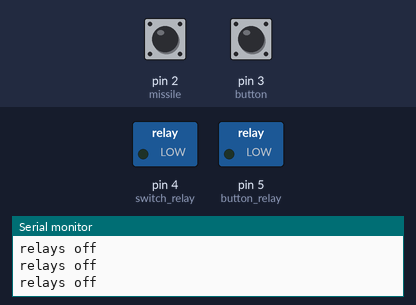
A sketch run on a simulated Arduino Uno, built with avr-gcc and run on an emulated ATmega328P. On the bench: switched loads named in the sketch (green lamp = pin HIGH), the last lines printed to the serial monitor. Inputs (shaded band) come from the test bench; at power-on: pin 2 (missile) HIGH, pin 3 (button) HIGH.

Above: at 2.3 s.
2.4 s: pin 2 (missile) pulled LOW for 0.65 s
At 3.2 s:
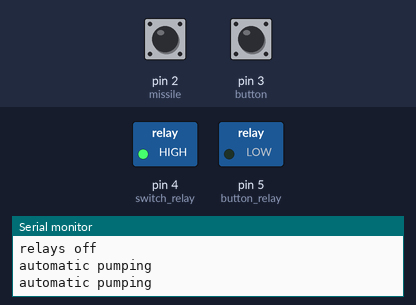
5.0 s: pin 3 (button) pulled LOW for 0.65 s
At 5.8 s:
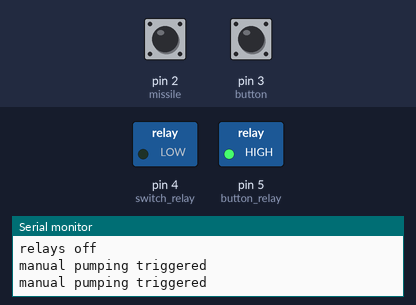
7.5 s: pin 3 (button) pulled LOW for 3.2 s
At 12.1 s:
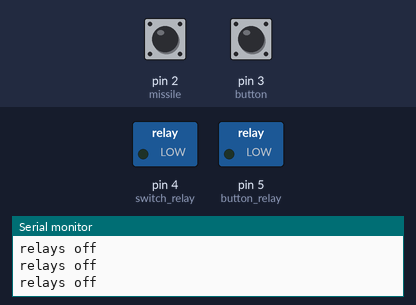
12.5 s: pin 2 (missile) pulled LOW for 3.2 s
At 13.3 s:
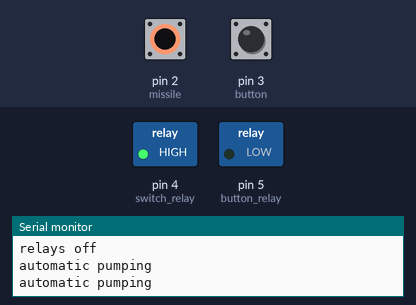
Timing chart, 0 to 17.5 s (numbered marks = the images above; inputs shaded):
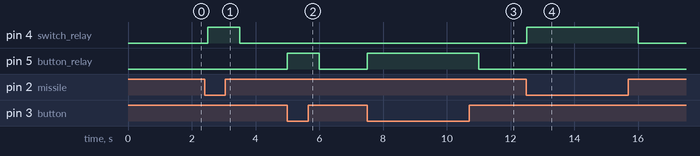

The sketch:

pump.ino
```cpp
int missile = 2;
int button = 3;

int switch_relay = 4;
int button_relay = 5;

void setup() {
  Serial.begin(9600);

  pinMode(missile, INPUT_PULLUP);
  pinMode(button, INPUT_PULLUP);

  pinMode(switch_relay, OUTPUT);
  pinMode(button_relay, OUTPUT);

}

void loop() {
  delay(500);

  int missileState = digitalRead(missile);
  int buttonState = digitalRead(button);

  if (missileState == LOW && buttonState == HIGH){
    automatic();
  } else if (missileState == HIGH && buttonState == LOW){
    manual();
  } else if (missileState == LOW && buttonState == LOW){
    manual();
  } else if (missileState == HIGH && buttonState == HIGH){
    relaysOff();
  }


}

void relaysOff(){
  digitalWrite(switch_relay, LOW);
  digitalWrite(button_relay, LOW);
  Serial.print("relays off\n");
  }

void automatic(){
  digitalWrite(switch_relay, HIGH);
  digitalWrite(button_relay, LOW);
  Serial.print("automatic pumping\n");
}

void manual(){
  digitalWrite(switch_relay, LOW);
  digitalWrite(button_relay, HIGH);
  Serial.print("manual pumping triggered\n");
}
```

Measured:
- after the input at 2.4 s, pin 4 (switch_relay): LOW → HIGH after 0.10 s, → LOW 1.0 s later
- after the input at 5.0 s, pin 5 (button_relay): LOW → HIGH at once, → LOW 1.0 s later
- after the input at 7.5 s, pin 5 (button_relay): LOW → HIGH at once, → LOW 3.5 s later
- after the input at 12.5 s, pin 4 (switch_relay): LOW → HIGH at once, → LOW 3.5 s later
